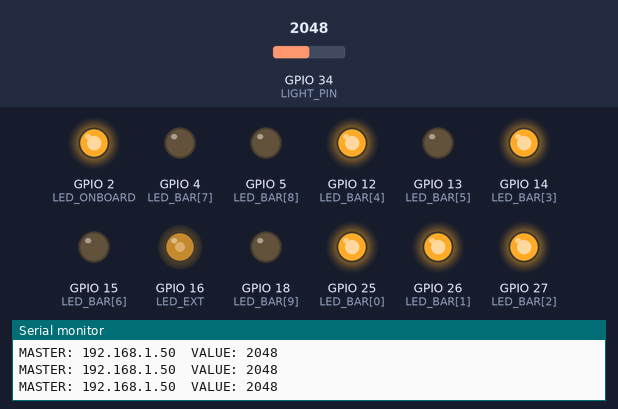
Recording of a sketch running on a simulated ESP32. Parts: output pins drawn as LEDs (lit = HIGH), the last lines printed to the serial monitor. Inputs (shaded band) come from the test bench; at power-on: GPIO 34 (LIGHT_PIN) = 2048. WiFi joins after 1.5 s; servers stay silent unless stated.

Above: at 2.7 s.
2.8 s: GPIO 34 (LIGHT_PIN) set to 2866
At 3.9 s:
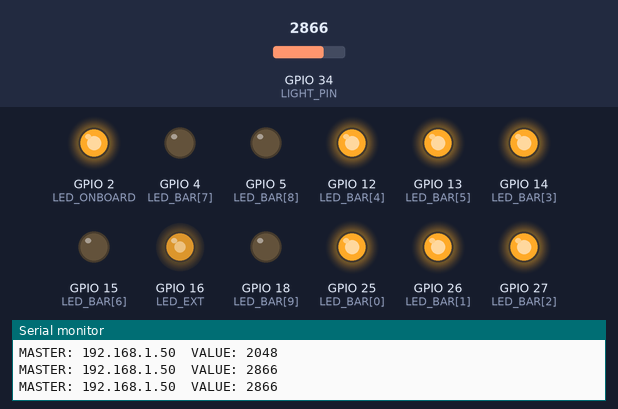
4.3 s: GPIO 34 (LIGHT_PIN) set to 3603
At 4.9 s:
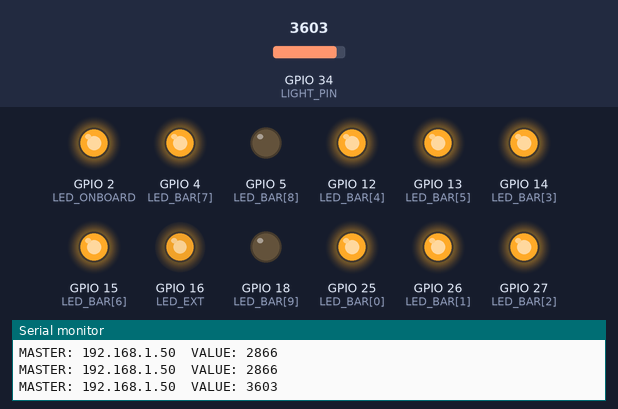
5.8 s: GPIO 34 (LIGHT_PIN) set to 4095
At 7.0 s:
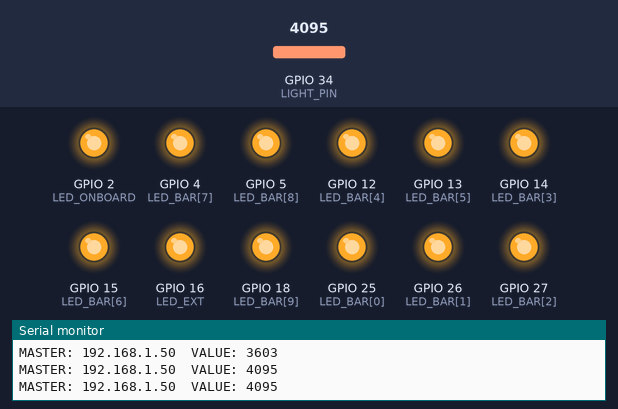
7.3 s: GPIO 34 (LIGHT_PIN) set to 2047
At 8.5 s:
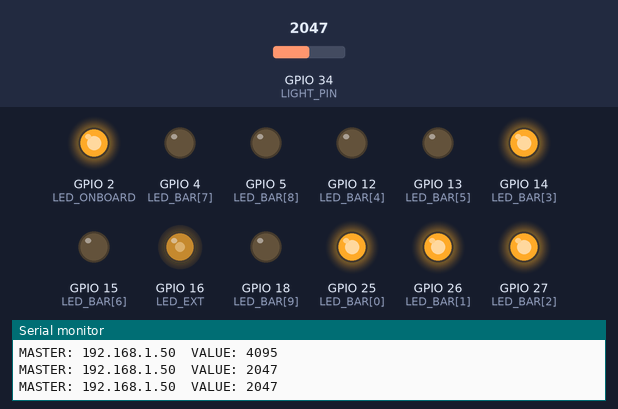
8.8 s: GPIO 34 (LIGHT_PIN) set to 1228
At 9.7 s:
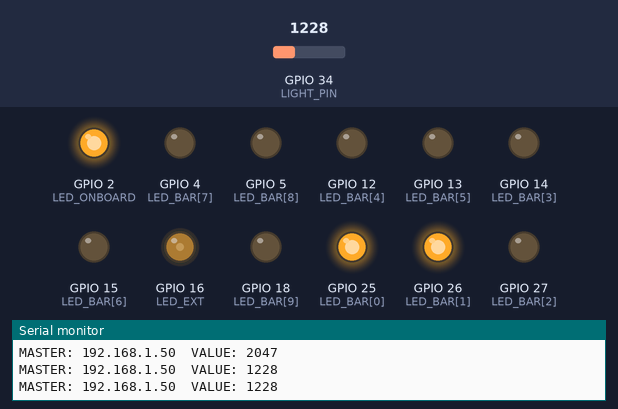
10.3 s: GPIO 34 (LIGHT_PIN) set to 491
At 10.7 s:
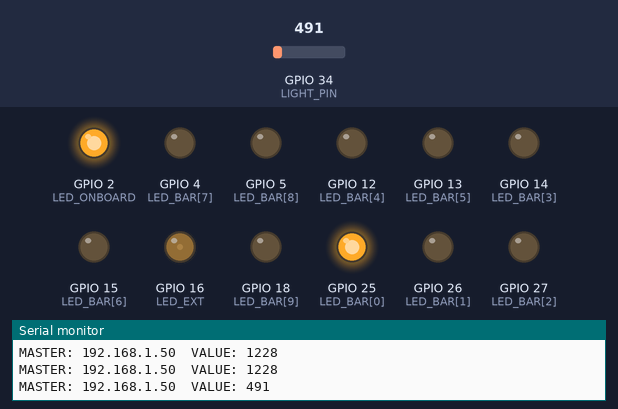
Timing chart, 0 to 12.8 s (numbered marks = the images above; inputs shaded):
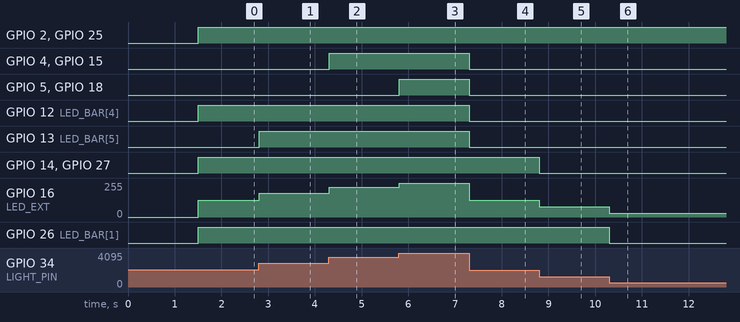

The sketch:

CodeRED.ino
```cpp
#include <WiFi.h>
#include <WiFiUdp.h>

// ===== WiFi credentials =====
const char* ssid = "SSID";
const char* password = "PASSWORD";

// ===== UDP setup =====
WiFiUDP udp;
const int udpPort = 5005;

// ===== Hardware pins =====
#define LIGHT_PIN 34      // Analog photoresistor input
#define LED_ONBOARD 2     // Onboard LED
#define LED_EXT 16        // External LED (brightness indicator)

// ===== LED Bar Graph Pins (10 LEDs) =====
const int LED_BAR[] = {25, 26, 27, 14, 12, 13, 15, 4, 5, 18};
const int NUM_LEDS = 10;

// ===== PWM Configuration =====
#define PWM_FREQ 5000
#define PWM_RESOLUTION 8

// ===== Swarm Structure =====
struct OtherESP {
  IPAddress ip;
  int value;
  unsigned long lastSeen;
};

OtherESP otherESPs[2];
int otherESPCount = 0;

// ===== Variables =====
int lightValue = 0;
IPAddress masterIP;
bool isMaster = false;

unsigned long lastBroadcast = 0;
unsigned long lastPacketTime = 0;
unsigned long lastMasterCheck = 0;

#define SILENCE_THRESHOLD 100     // ms
#define ESP_TIMEOUT 3000          // ms
#define MASTER_CHECK_INTERVAL 500 // ms

// ====================================================================================
// UPDATE LED BAR GRAPH
// ====================================================================================
void updateLEDBar(int value) {
  // Map value (0-4095) to number of LEDs to light (0-10)
  int numLedsOn = map(value, 0, 4095, 0, NUM_LEDS);

  for (int i = 0; i < NUM_LEDS; i++) {
    if (i < numLedsOn) {
      digitalWrite(LED_BAR[i], HIGH);
    } else {
      digitalWrite(LED_BAR[i], LOW);
    }
  }
}

// ====================================================================================
// SETUP
// ====================================================================================
void setup() {
  Serial.begin(115200);

  pinMode(LED_ONBOARD, OUTPUT);
  pinMode(LIGHT_PIN, INPUT);
  digitalWrite(LED_ONBOARD, LOW);

  // Setup LED Bar Graph pins
  for (int i = 0; i < NUM_LEDS; i++) {
    pinMode(LED_BAR[i], OUTPUT);
    digitalWrite(LED_BAR[i], LOW);
  }

  // Setup PWM for external LED
#if ESP_ARDUINO_VERSION >= ESP_ARDUINO_VERSION_VAL(3, 0, 0)
  ledcAttach(LED_EXT, PWM_FREQ, PWM_RESOLUTION);
#else
  ledcSetup(0, PWM_FREQ, PWM_RESOLUTION);
  ledcAttachPin(LED_EXT, 0);
#endif

  // WiFi Setup
  Serial.println("\n=== ESP32 Swarm Node with LED Bar ===");
  WiFi.mode(WIFI_STA);
  WiFi.begin(ssid, password);
  Serial.print("Connecting");

  while (WiFi.status() != WL_CONNECTED) {
    delay(300);
    Serial.print(".");
  }

  Serial.println("\nConnected!");
  Serial.print("My IP: ");
  Serial.println(WiFi.localIP());

  // Start UDP
  udp.begin(udpPort);
  Serial.print("UDP started on port ");
  Serial.println(udpPort);

  lastPacketTime = millis();
}

// ====================================================================================
// CLEAN STALE ESPs
// ====================================================================================
void cleanupStaleESPs() {
  int writeIdx = 0;

  for (int i = 0; i < otherESPCount; i++) {
    if (millis() - otherESPs[i].lastSeen < ESP_TIMEOUT) {
      otherESPs[writeIdx++] = otherESPs[i];
    } else {
      Serial.printf("Removing stale ESP: %s\n",
                    otherESPs[i].ip.toString().c_str());
    }
  }

  otherESPCount = writeIdx;
}

// ====================================================================================
// DETERMINE MASTER
// ====================================================================================
void determineMaster() {
  int highestVal = lightValue;
  IPAddress highestIP = WiFi.localIP();

  for (int i = 0; i < otherESPCount; i++) {
    if (otherESPs[i].value > highestVal) {
      highestVal = otherESPs[i].value;
      highestIP = otherESPs[i].ip;
    } else if (otherESPs[i].value == highestVal) {
      if ((uint32_t)otherESPs[i].ip < (uint32_t)WiFi.localIP()) {
        highestIP = otherESPs[i].ip;
      }
    }
  }

  masterIP = highestIP;
  isMaster = (masterIP == WiFi.localIP());
  digitalWrite(LED_ONBOARD, isMaster);

  if (isMaster) {
    Serial.printf("MASTER: %s  VALUE: %d\n",
                  WiFi.localIP().toString().c_str(), lightValue);
  }
}

// ====================================================================================
// MAIN LOOP
// ====================================================================================
void loop() {
  unsigned long now = millis();

  // ---- Read sensor ----
  lightValue = analogRead(LIGHT_PIN);

  // Update LED bar graph based on light intensity
  updateLEDBar(lightValue);

  // Update PWM LED brightness
  int brightness = map(lightValue, 0, 4095, 0, 255);

#if ESP_ARDUINO_VERSION >= ESP_ARDUINO_VERSION_VAL(3, 0, 0)
  ledcWrite(LED_EXT, brightness);
#else
  ledcWrite(0, brightness);
#endif

  // ---- Receive swarm packets ----
  int packetSize = udp.parsePacket();
  if (packetSize) {
    char buffer[255];
    int len = udp.read(buffer, 255);
    if (len > 0) buffer[len] = '\0';

    String msg(buffer);
    IPAddress senderIP = udp.remoteIP();

    // RESET from Raspberry Pi
    if (msg.startsWith("RESET")) {
      Serial.println("Received RESET → restarting...");
      delay(300);
      ESP.restart();
    }

    // Handle swarm data packet: "DATA:1234"
    if (msg.startsWith("DATA:") && senderIP != WiFi.localIP()) {
      int val = msg.substring(5).toInt();

      bool found = false;
      for (int i = 0; i < otherESPCount; i++) {
        if (otherESPs[i].ip == senderIP) {
          otherESPs[i].value = val;
          otherESPs[i].lastSeen = now;
          found = true;
          break;
        }
      }

      if (!found && otherESPCount < 2) {
        otherESPs[otherESPCount] = {senderIP, val, now};
        otherESPCount++;
        Serial.printf("New ESP discovered: %s\n", senderIP.toString().c_str());
      }

      lastPacketTime = now;
    }
  }

  // ---- Broadcast my value during network silence ----
  if ((now - lastPacketTime >= SILENCE_THRESHOLD) &&
      (now - lastBroadcast >= SILENCE_THRESHOLD)) {

    char msg[40];
    sprintf(msg, "DATA:%d", lightValue);

    udp.beginPacket(IPAddress(255, 255, 255, 255), udpPort);
    udp.write((uint8_t*)msg, strlen(msg));
    udp.endPacket();

    lastBroadcast = now;
  }

  // ---- Master election ----
  if (now - lastMasterCheck >= MASTER_CHECK_INTERVAL) {
    cleanupStaleESPs();
    determineMaster();
    lastMasterCheck = now;
  }

  // ---- Master sends data to Raspberry Pi (JSON) ----
  if (isMaster) {
    char json[200];
    sprintf(json,
      "{\"master\":\"%s\",\"value\":%d}",
      WiFi.localIP().toString().c_str(),
      lightValue
    );

    udp.beginPacket(IPAddress(255, 255, 255, 255), udpPort);
    udp.write((uint8_t*)json, strlen(json));
    udp.endPacket();
  }

  delay(10);
}
```

Measured:
- after the input at 2.8 s, GPIO 13 (LED_BAR[5]): LOW → HIGH at once; GPIO 16 (LED_EXT): 127/255 → 177/255 at once
- after the input at 4.3 s, GPIO 4 (LED_BAR[7]), GPIO 15 (LED_BAR[6]): LOW → HIGH at once; GPIO 16 (LED_EXT): 177/255 → 223/255 at once
- after the input at 5.8 s, GPIO 5 (LED_BAR[8]), GPIO 18 (LED_BAR[9]): LOW → HIGH at once; GPIO 16 (LED_EXT): 223/255 → 255/255 at once
- after the input at 7.3 s, GPIO 4 (LED_BAR[7]), GPIO 5 (LED_BAR[8]), GPIO 12 (LED_BAR[4]), GPIO 13 (LED_BAR[5]), GPIO 15 (LED_BAR[6]), GPIO 18 (LED_BAR[9]): HIGH → LOW at once; GPIO 16 (LED_EXT): 255/255 → 127/255 at once
- after the input at 8.8 s, GPIO 14 (LED_BAR[3]), GPIO 27 (LED_BAR[2]): HIGH → LOW at once; GPIO 16 (LED_EXT): 127/255 → 76/255 at once
- after the input at 10.3 s, GPIO 16 (LED_EXT): 76/255 → 30/255 at once; GPIO 26 (LED_BAR[1]): HIGH → LOW at once
